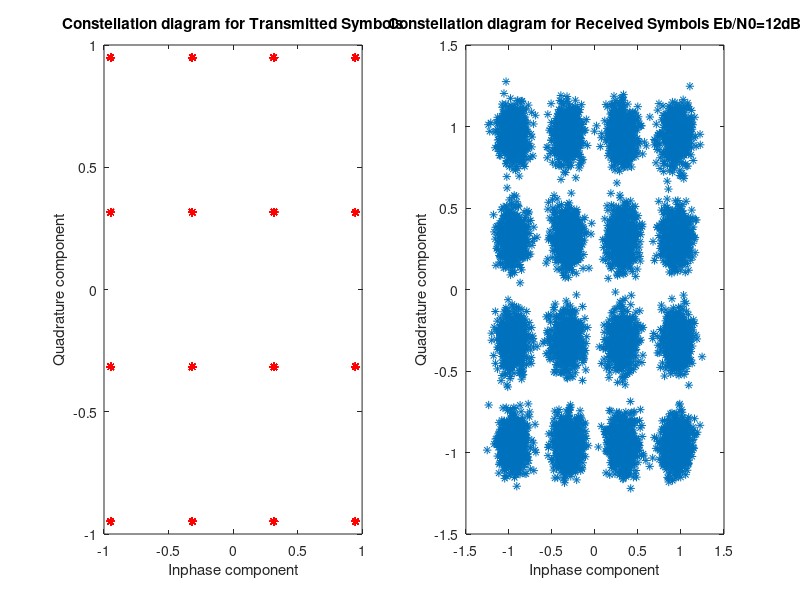
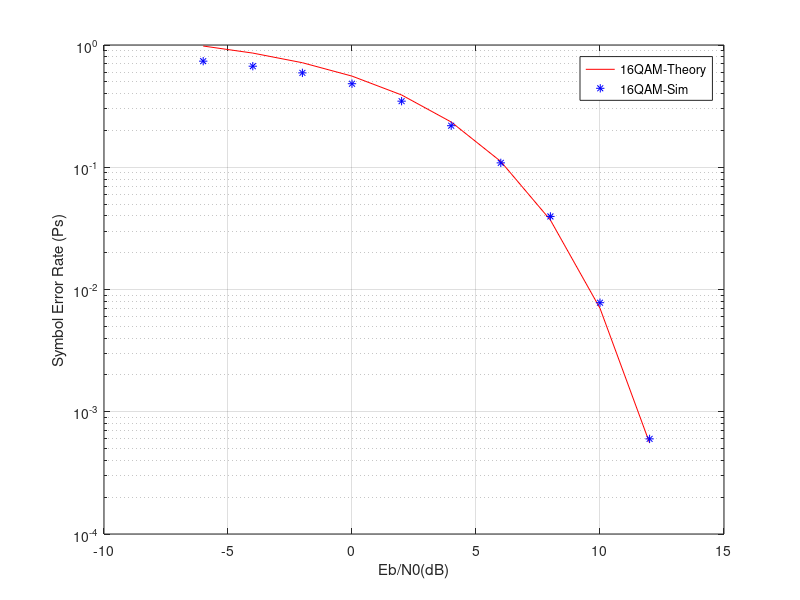

MATLAB code to generate these figures, in order:
N=10000; %Number of input symbols
EbN0dB = -6:2:12; %Define EbN0dB range for simulation
M=16; %for 16-QAM modulation.
%---------------------------------------------
refArray =1/sqrt(10)*[-3-3j,-3-1j,-3+3j,-3+1j,-1-3j,-1-1j,-1+3j,-1+1j,3-3j,3-1j,3+3j,3+1j,1-3j,1-1j,1+3j,1+1j];
symErrSimulated = zeros(1,length(EbN0dB));
k=log2(M);
EsN0dB = EbN0dB + 10*log10(k);
%---Generating a uniformly distributed random numbers in the set [0,1,2,..,M-1]
data=ceil(M.*rand(N,1))-1;
s=refArray(data+1); %16-QAM Constellation mapping with Gray coding
refI = real(refArray);
refQ = imag(refArray);
%---Place holder for Symbol Error values for each Es/N0 for particular M value--
index=1;
figure(1);
subplot(1,2,1);
plot(real(s),imag(s),'r*');
title('Constellation diagram for Transmitted Symbols');
xlabel('Inphase component');
ylabel('Quadrature component');
subplot(1,2,2);
for x=EsN0dB
%-------------------------------------------
%Channel Noise for various Es/N0
%-------------------------------------------
%Adding noise with variance according to the required Es/N0
noiseVariance = 1/(10.^(x/10));%Standard deviation for AWGN Noise
noiseSigma = sqrt(noiseVariance/2);
%Creating a complex noise for adding with M-QAM modulated signal
%Noise is complex since M-QAM is in complex representation
noise = noiseSigma*(randn(size(s))+1i*randn(size(s)));
received = s + noise;
%-------------I-Q Branching---------------
r_i = real(received);
r_q = imag(received);
%---Decision Maker-Compute (r_i-s_i)^2+(r_q-s_q)^2 and choose the smallest
r_i_repmat = repmat(r_i,M,1);
r_q_repmat = repmat(r_q,M,1);
plot(r_i,r_q,'*');
title(['Constellation diagram for Received Symbols Eb/N0=' num2str(x-10*log10(k)) 'dB']);
xlabel('Inphase component');
ylabel('Quadrature component');
pause;
distance = zeros(M,N); %place holder for distance metric
minDistIndex=zeros(N,1);
for j=1:N
%---Distance computation - (r_i-s_i)^2+(r_q-s_q)^2 --------------
distance(:,j) = (r_i_repmat(:,j)-refI').^2+(r_q_repmat(:,j)-refQ').^2;
%---capture the index in the array where the minimum distance occurs
[dummy,minDistIndex(j)]=min(distance(:,j));
end
y = minDistIndex - 1;%The index becomes the decoded symbol
%--------------Symbol Error Rate Calculation-------------------------------
dataCap = y;
symErrSimulated(1,index) = sum(dataCap~=data)/N;
index=index+1;
end
%----- Compute Theoretical Symbol Error Rates ---------------------
%EsN0lin = 10.^(EsN0dB/10);
EbN0lin = 10.^(EbN0dB/10);
symErrTheory = 2*(1-1/sqrt(M))*erfc(sqrt(3/2*k*EbN0lin/(M-1)));
%---------------Plotting commands-----------------------
figure(2);
semilogy(EbN0dB,symErrTheory,'r-');hold on;
semilogy(EbN0dB,symErrSimulated,'b*');
legend('16QAM-Theory','16QAM-Sim');
xlabel('Eb/N0(dB)');
ylabel('Symbol Error Rate (Ps)');
grid on;
